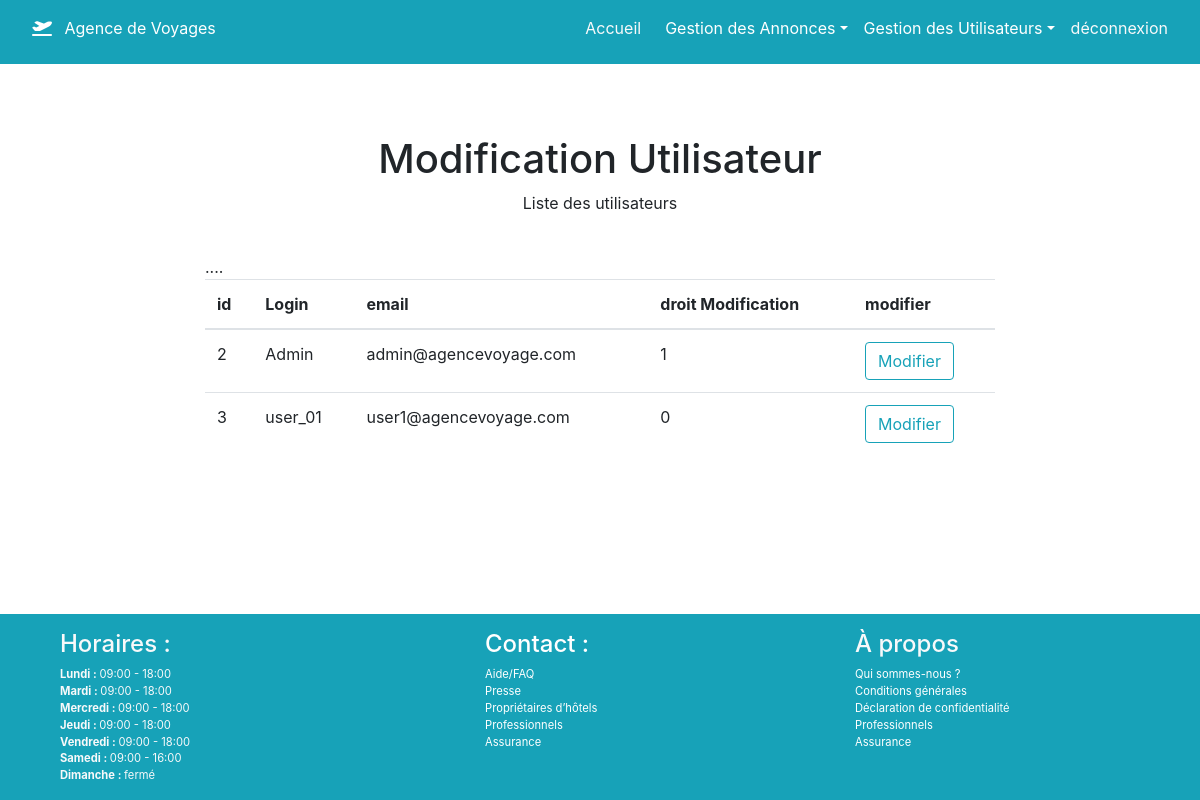
Screenshot of /admin_liste_user.php (signed in) with the database file from the repository.
### tables this page shows
CREATE TABLE IF NOT EXISTS `users` (
  `id` int(11) NOT NULL AUTO_INCREMENT,
  `login` varchar(40) NOT NULL,
  `email` varchar(255) NOT NULL,
  `password` varchar(255) NOT NULL,
  `admin_right` tinyint(1) NOT NULL,
  PRIMARY KEY (`id`)
);

### admin_liste_user.php (the view, shortened to what this page needs)
<?php
require 'inc/config.php';
include 'partials/header.php';
$sql = 'SELECT * FROM users';
$requete = $bdd->prepare($sql);
$requete->execute();
$users = $requete->fetchAll(PDO::FETCH_ASSOC);
?>
<div class="row">
  <div class="col-12 col-md-6 col-lg-8 mx-auto">
    <div class="text-center">
      <h1>Modification Utilisateur</h1>
      <p>Liste des utilisateurs</p>
    </div>
    <br>
    <form>
      <div class="table-responsive">
        <table class="table">
          <tr>
            <th>id</th>
            <th>Login</th>
            <th>email</th>
            <th>droit Modification</th>
            <th>modifier</th>
          </tr>
          <tbody>
            <?php foreach ($users as $value) {
              echo '<tr>';
              echo '<td>'.$value['id'].'</td>';
              echo '<td>'.$value['login'].'</td>';
              echo '<td>'.$value['email'].'</td>.';
              echo '<td>'.$value['admin_right'].'</td>.';
              echo '<td><a href="admin_modification.php?id='.$value['id'].'" type="button" class="btn btn-outline-info" target="blank">Modifier</a>';
              echo '</tr>';
            }
            ?>
          </tbody>
        </table>
      </div>
    </form>
  </div>
<?php include 'partials/footer.php'; ?>

### css/style.css (style rules this page uses)
a { color: white; }

### rows the page displays
users: id "2", login "Admin", email "admin@agencevoyage.com", admin_right "1"
users: id "3", login "user_01", email "user1@agencevoyage.com", admin_right "0"

### other values shown
$days[$key] "Lundi"
$value['start'] "09:00"
$value['end'] "18:00"
$days[$key] "Mardi"
$days[$key] "Mercredi"
$days[$key] "Jeudi"
$days[$key] "Vendredi"
$days[$key] "Samedi"
$value['end'] "16:00"
$days[$key] "Dimanche"
